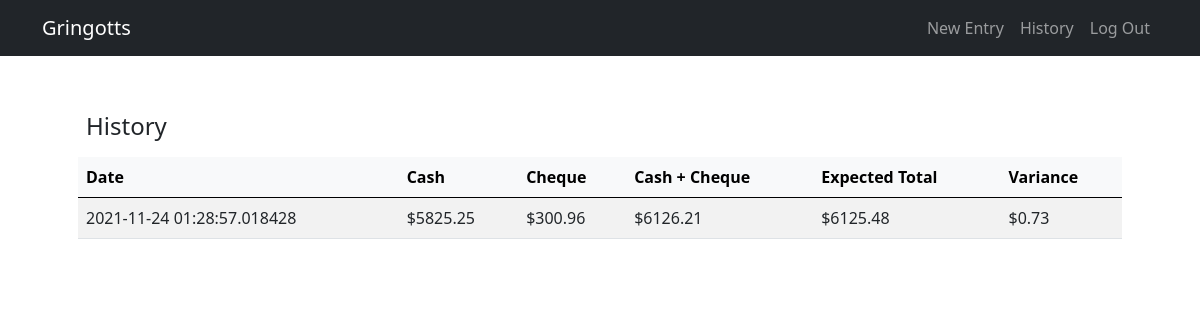
The app's page /history (signed in), older data.
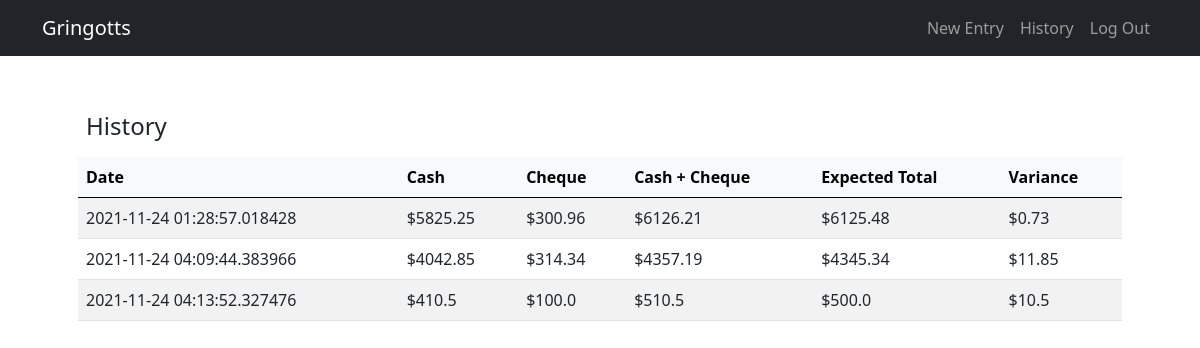
The same page, newer data.
### application/models.py (models this page shows, shortened)
class Entry(db.Model):
    id = db.Column(db.Integer, primary_key=True)
    time = db.Column(db.DateTime, nullable=False, default=datetime.utcnow)
    user_id = db.Column(db.Integer, db.ForeignKey('user.id'), nullable=False)
    cheque = db.Column(db.Float, nullable=False, default=0.00)
    cash = db.Column(db.Float, nullable=False, default=0.00)
    calculated_total = db.Column(db.Float, nullable= False, default=0.00)
    expected_total = db.Column(db.Float, nullable=False, default=0.00)
    variance = db.Column(db.Float, nullable=False, default=0.00)

### application/routes.py (the view)
@app.route("/history")
def history():
    entries = Entry.query.filter_by(user_id=session["user_id"]).all()
    return render_template("history.html.j2", entries=entries)

### application/templates/history.html.j2 (shortened to what this page needs)
{% extends "layout.html.j2" %}
{% block main %}
    <div class="container p-2">
        <p class="h4">History</p>
    </div>
    <table class="table table-striped">
        <thead class="table-light">
            <tr>
                <th scope="col">Date</th>
                <th scope="col">Cash</th>
                <th scope="col">Cheque</th>
                <th scope="col">Cash + Cheque</th>
                <th scope="col">Expected Total</th>
                <th scope="col">Variance</th>
            </tr>
        </thead>
        <tbody>
            {% if entries|length > 0 %}
                {% for entry in entries %}
                    <tr>
                        <td>{{ entry.time }}</td>
                        <td>${{ entry.cash }}</td>
                        <td>${{ entry.cheque }}</td>
                        <td>${{ entry.calculated_total }}</td>
                        <td>${{ entry.expected_total }}</td>
                        <td>${{ entry.variance }}</td>
                    </tr>
                {% endfor %}
            {% endif %}
        </tbody>
    </table>
{% endblock %}

### application/templates/layout.html.j2 (shortened to what this page needs)
<!DOCTYPE html>
<html lang="en">
<head>
    <link href="https://cdn.jsdelivr.net/npm/bootstrap@5.0.2/dist/css/bootstrap.min.css" rel="stylesheet">
    <link href="/static/styles.css" rel="stylesheet">
</head>
<body>
    <nav class="navbar navbar-expand-lg bg-dark navbar-dark">
        <div class="container">
            <a href="/" class="navbar-brand">Gringotts</a>
            <div class="collapse navbar-collapse" id="navmenu">
                {% if session.user_id %}
                    <ul class="navbar-nav ms-auto">
                        <li class="nav-item">
                            <a href="/newentry" class="nav-link">New Entry</a>
                        </li>
                        <li class="nav-item">
                            <a href="/history" class="nav-link">History</a>
                        </li>
                        <li class="nav-item">
                            <a href="/logout" class="nav-link">Log Out</a>
                        </li>
                    </ul>
                {% endif %}
            </div>
        </div>
    </nav>
    <main class="container p-5">
        {% block main %}{% endblock %}
    </main>
</body>
</html>

Row changes from the older to the newer data that the page shows:
added Entry: time "2021-11-24 04:09:44.383966", cash "4042.85", cheque "314.34", calculated_total "4357.19", expected_total "4345.34", variance "11.85"
added Entry: time "2021-11-24 04:13:52.327476", cash "410.5", cheque "100.0", calculated_total "510.5", expected_total "500.0", variance "10.5"
